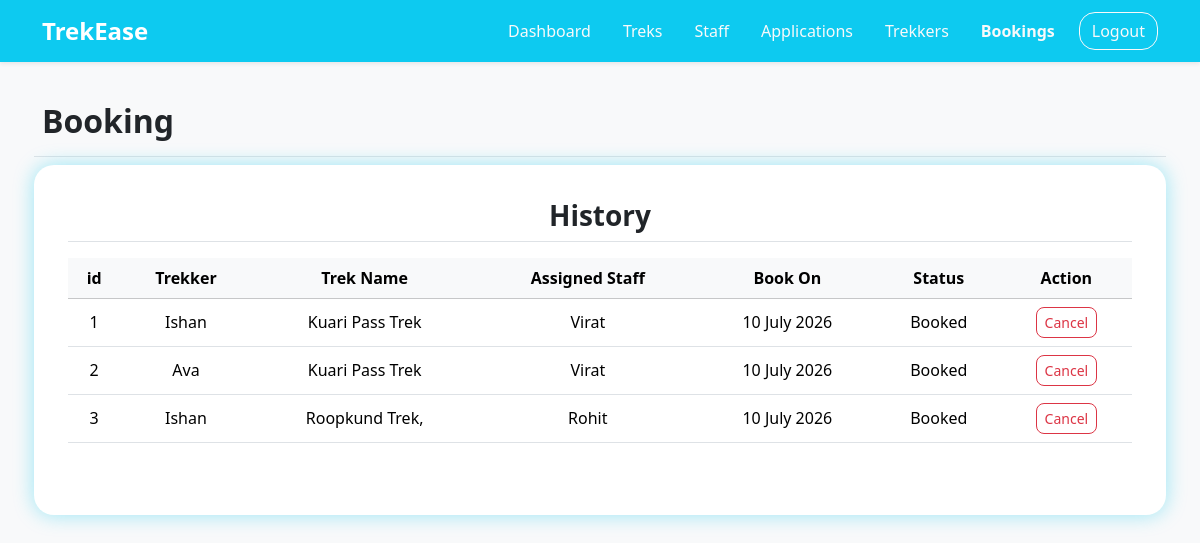
/bookings, run on an earlier commit of the app's database.
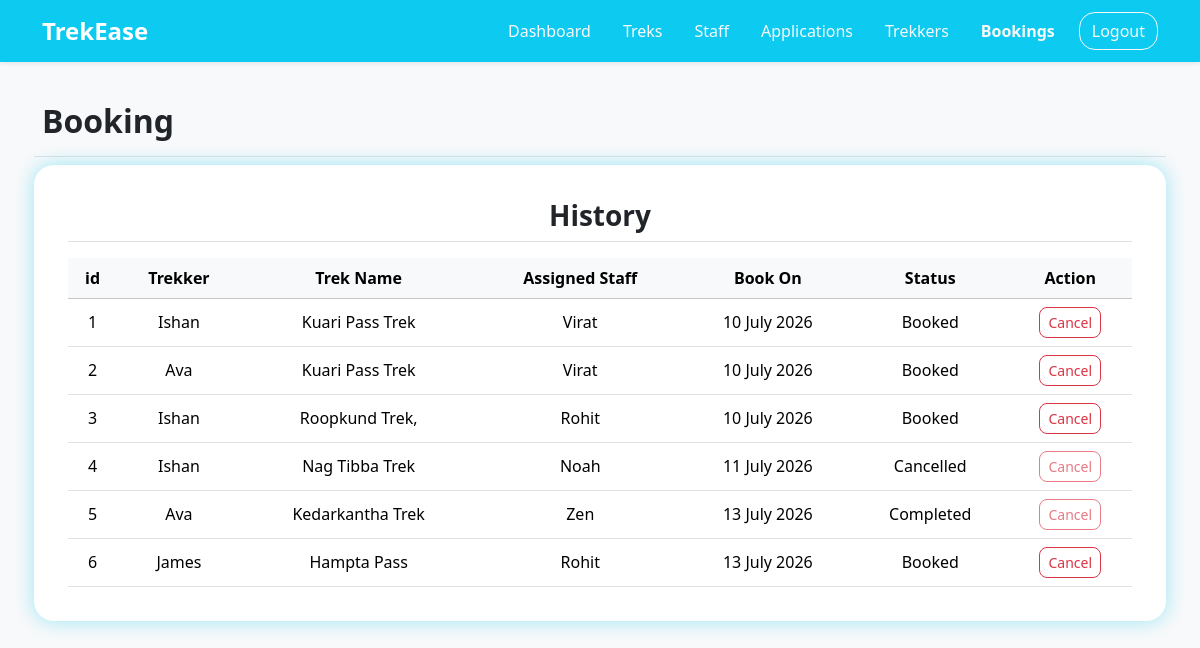
And on a later commit of the database.
### application/models.py (models this page shows)
class Booking(db.Model):
    __tablename__ = "booking"
    id = db.Column(db.Integer, primary_key=True)
    trek_id = db.Column(db.Integer, db.ForeignKey("trek.id"))
    user_id = db.Column(db.Integer, db.ForeignKey("user.id"))
    status = db.Column(db.String(), default="Booked")
    booking_date = db.Column(db.Date, default=date.today)

class User(db.Model):
    __tablename__ = "user"
    id = db.Column(db.Integer(), primary_key=True)
    username = db.Column(db.String(30), unique=True, nullable=False)
    name = db.Column(db.String(30), nullable=False)
    email = db.Column(db.String(80), unique=True, nullable=False)
    password = db.Column(db.String, nullable=False)
    phone_no = db.Column(db.String(10), unique=True)
    status = db.Column(db.String, default="Active")
    role = db.Column(db.String, default="user", nullable=True)
    created_at = db.Column(db.Date, default=date.today)
    bookings = db.relationship("Booking", backref="user")
    assigned_trek = db.relationship("Trek", backref="staff")

class Trek(db.Model):
    __tablename__ = "trek"
    id = db.Column(db.Integer(), primary_key=True)
    trek_name = db.Column(db.String(30), unique=True, nullable=False)
    location = db.Column(db.String(), nullable=False)
    difficulty = db.Column(db.String(), nullable=False)
    duration = db.Column(db.Integer(), nullable=False)
    available_slots = db.Column(db.Integer(), nullable=False)
    staff_id = db.Column(db.Integer(), db.ForeignKey("user.id"))
    status = db.Column(db.String(), default="Open", nullable=False)
    start_date = db.Column(db.Date, nullable=False)
    end_date = db.Column(db.Date, nullable=False)
    description = db.Column(db.Text)
    image = db.Column(db.String(), nullable=False)
    created_at = db.Column(db.Date, default=date.today, nullable=False)
    bookings = db.relationship("Booking", backref="trek")

### application/controllers.py (the view)
@app.route("/bookings")
def bookings():
    user = User.query.filter_by(role='user').all()
    staff = User.query.filter_by(role='staff').all()
    bookings = Booking.query.all()
    return render_template("/admin/bookings.html", bookings=bookings, user=user, staff=staff)

### templates/admin/bookings.html (shortened to what the changed rows need)
<!DOCTYPE html>
<html lang="en">
<head>
    <link href="https://cdn.jsdelivr.net/npm/bootstrap@5.3.2/dist/css/bootstrap.min.css" rel="stylesheet">
    <link rel="stylesheet" href="/static/style.css">
</head>
<body class="d-flex flex-column min-vh-100 bg-light">
    <div class="container text-center">
        <div class="text-center mt-4">
            <div class="row my-4 g-3">
                <div class="mb-2 d-flex justify-content-between align-items-center w-100 border-bottom pb-2">
                    <h2 class="fw-semibold">Booking</h2>
                </div>
                <div class="admin-tables mb-4">
                    <table class="table table-hover align-middle mb-0">
                        <thead class="text-center table-light sticky-top">
                            <tr>
                                <th scope="col">id</th>
                                <th scope="col">Trekker </th>
                                <th scope="col">Trek Name</th>
                                <th scope="col">Assigned Staff</th>
                                <th scope="col">Book On</th>
                                <th scope="col">Status</th>
                                <th scope="col">Action</th>
                            </tr>
                        </thead>
                        <tbody class="text-center">
                            {% for book in bookings %}
                            <tr>
                                <td>{{book.id}}</td>
                                <td>{{book.user.name}}</td>
                                <td>{{book.trek.trek_name}}</td>
                                <td>{{book.trek.staff.name if (book.trek and book.trek.staff) else 'Unassigned'}}</td>
                                <td>{{book.booking_date.strftime("%d %B %Y")}}</td>
                                <td>
                                    {% if book.trek.status == 'Completed' %}
                                        {{book.trek.status}}
                                    {% else %}
                                        {{book.status}}
                                    {% endif %}
                                </td>
                                <td>
                                    {% if book.status == 'Booked' and book.trek.status != "Completed" %}
                                    <a href="/admin_update/booking/cancel/{{book.id}}"
                                        class="btn btn-outline-danger btn-sm rounded-3">Cancel</a>
                                    {% else %}
                                    <a href="/admin_update/booking/cancel/{{book.id}}"
                                        class="btn btn-outline-danger btn-sm rounded-3 disabled">Cancel</a>
                                    {% endif %}
                                </td>
                            </tr>
                            {% endfor %}
                        </tbody>
                    </table>
                </div>
            </div>
        </div>
    </div>
</body>
</html>

What changed in the data, as far as the page shows it:
added Booking: id "4", user.name "Ishan", trek.trek_name "Nag Tibba Trek", trek.staff "Noah", booking_date "11 July 2026", status "Cancelled"
added Booking: id "5", user.name "Ava", trek.trek_name "Kedarkantha Trek", trek.staff "Zen", booking_date "13 July 2026", trek.status "Completed"
added Booking: id "6", user.name "James", trek.trek_name "Hampta Pass", trek.staff "Rohit", booking_date "13 July 2026", status "Booked"
